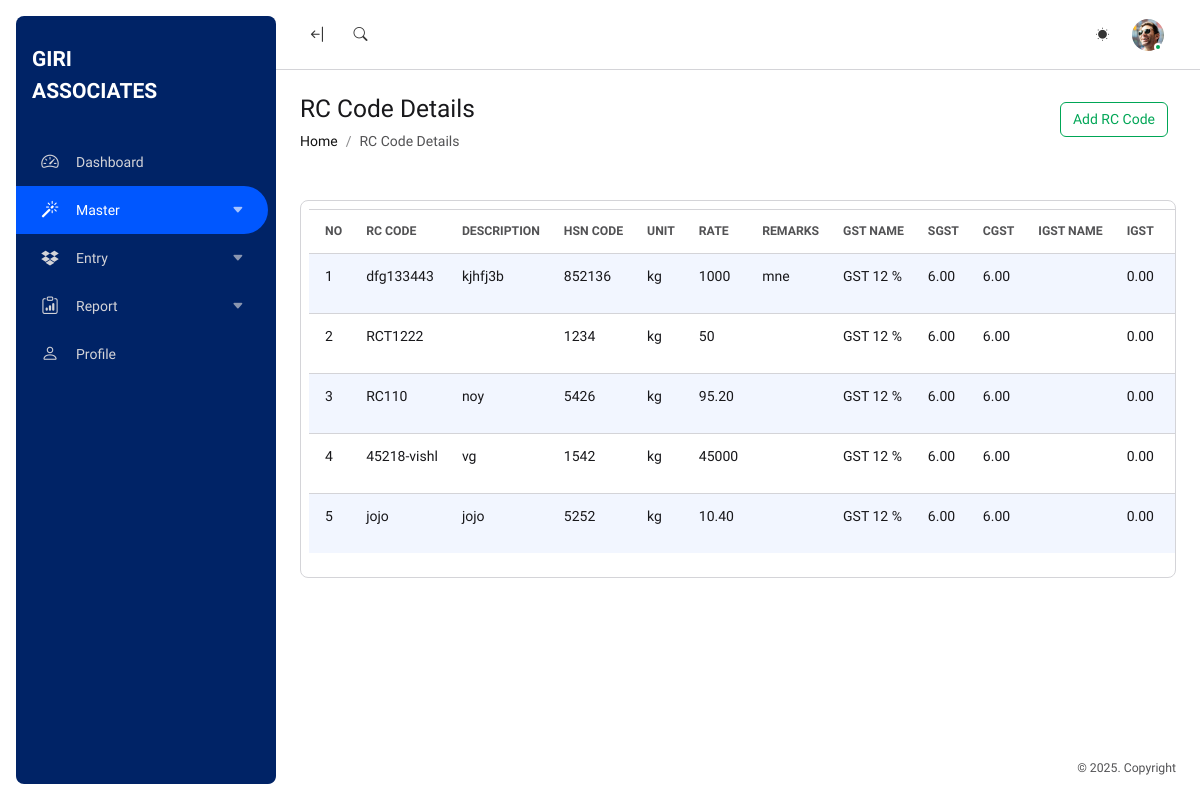
The app's page /RCCode (signed in) with its own data.
### main/models.py (models this page shows)
class RateModel(models.Model):
    Type = models.CharField(max_length=100,null=True, blank=True)
    CodeNo = models.CharField(max_length=100)
    Description = models.TextField()
    HSNCode = models.IntegerField(default=0)
    Unit = models.CharField(max_length=100)
    Rate = models.CharField(max_length=100,null=True, blank=True)
    Remarks = models.TextField()
    GSTName = models.CharField(max_length=100)
    SGST = models.IntegerField(default=0)
    CGST = models.IntegerField(default=0)
    IGSTName = models.CharField(max_length=100,null=True, blank=True)
    IGST = models.IntegerField(default=0)

### main/views.py (the view)
# urls.py: path('RCCode',views.Rate,name="Rate"),
@login_required(login_url='Login')
def Rate(request):
    data=RateModel.objects.all()
    return render(request,'rate.html',{'data':data})

### main/templates/rate.html (shortened to what this page needs)
{% extends 'main.html' %}
{% load static %}
{% block content %}
<div class="toolbar p-4 bg-body">
    <div class="position-relative container-fluid px-0">
        <div class="row align-items-center position-relative">
            <div class="col-md-5 col-9 mb-1 mb-lg-0">
                <h3 class="mb-2">RC Code Details</h3>
                <nav aria-label="breadcrumb">
                    <ol class="breadcrumb mb-0">
                        <li class="breadcrumb-item"><a href="/">Home</a></li>
                        <li class="breadcrumb-item active">RC Code Details</li>
                    </ol>
                </nav>
            </div>
            <div class="col-md-7 col-3 text-md-end">
                <div class="d-flex justify-content-md-end align-items-center">
                    <a type="button" class="btn btn-outline-success mb-2 me-2" href="/AddRate">Add RC Code</a>
                </div>
            </div>
        </div>
    </div>
</div>
<div class="content p-4 d-flex flex-column-fluid">
    <div class="container-fluid px-0">
        <div class="row">
            <div class="col-12">
                <div class="card" id=''>
                    <div class="table-responsive p-2">
                        <table id="exampletab" class="table mt-0 table-striped table-card table-nowrap">
                            <thead class="text-uppercase small text-muted">
                                <tr>
                                    <th>No</th>
                                    <th>RC Code</th>
                                    <th>Description</th>
                                    <th>HSN Code</th>
                                    <th>Unit</th>
                                    <th>Rate</th>
                                    <th>Remarks</th>
                                    <th>GST Name</th>
                                    <th>SGST</th>
                                    <th>CGST</th>
                                    <th>IGST Name</th>
                                    <th>IGST</th>
                                    <th></th>
                                </tr>
                            </thead>
                            <tbody>
                                {% for i in data %}
                                <tr>
                                    <td>{{forloop.counter}}</td>
                                    <td>{{i.CodeNo}}</td>
                                    <td>{{i.Description}}</td>
                                    <td>{{i.HSNCode}}</td>
                                    <td>{{i.Unit}}</td>
                                    <td>{{i.Rate}}</td>
                                    <td>{{i.Remarks}}</td>
                                    <td>{{i.GSTName}}</td>
                                    <td>{{i.SGST}}.00</td>
                                    <td>{{i.CGST}}.00</td>
                                    <td>{{i.IGSTName}}</td>
                                    <td>{{i.IGST}}.00</td>
                                    <td></td>
                                </tr>
                                {% endfor %}
                            </tbody>
                        </table>
                    </div>
                </div>
            </div>
        </div>
    </div>
</div>
{% endblock content %}

### main/templates/main.html (shortened to what this page needs)
{% load static %}
<!DOCTYPE html>
<html lang="en">
<head>
  <link rel="stylesheet" href="https://cdn.jsdelivr.net/npm/bootstrap-icons@1.10.3/font/bootstrap-icons.css">
  <link rel="stylesheet" href="https://cdn.datatables.net/1.11.0/css/dataTables.bootstrap5.min.css">
  <link rel="stylesheet" href="{% static 'assets/vendor/css/simplebar.min.css' %}">
  <link rel="stylesheet" href="{% static 'assets/vendor/css/choices.min.css' %}">
  <link rel="stylesheet" href="{% static 'assets/vendor/css/daterangepicker.css' %}">
  <link rel="stylesheet" href="{% static 'assets/css/style.min.css' %}" id="switchThemeStyle">
  <link rel="stylesheet" href="https://cdn.datatables.net/2.0.2/css/dataTables.dataTables.css">
  <link rel="stylesheet" href="https://cdn.datatables.net/buttons/3.0.1/css/buttons.dataTables.css">
  <link rel="stylesheet" href="https://cdn.datatables.net/responsive/3.0.0/css/responsive.dataTables.css">
</head>
<body>
  <div class="d-flex flex-column flex-root">
    <div class="page d-flex flex-row flex-column-fluid">
      <aside class="page-sidebar">
        <div class="h-100 flex-column d-flex" data-simplebar>
          <div class="aside-logo p-3 position-relative mt-1 row justify-content-center">
            <a href="/" class="d-block pe-2 col-12">
              <div class="d-flex align-items-center flex-no-wrap text-truncate">
                <span class="sidebar-text">
                  <p class="sidebar-text text-truncate fs-4 text-uppercase fw-bolder mt-2" style="margin-right: 30px;">Giri <br> Associates</p>
                </span>
              </div>
            </a>
          </div>
          <div class="aside-menu pe-2 my-auto flex-column-fluid mt-4" >
            <nav class="flex-grow-1 h-100" id="page-navbar">
              <ul class="nav flex-column collapse-group collapse d-flex pt-4">
                <li class="nav-item">
                  <a href="/" class="nav-link d-flex align-items-center text-truncate" data-tabname="Dashboard">
                    <span class="sidebar-icon">
                      <i class="bi bi-speedometer2 fs-5"></i>
                    </span>
                    <span class="sidebar-text">Dashboard</span>
                  </a>
                </li>
                <li class="nav-item ">
                  <a href="#Master" data-bs-toggle="collapse" data-tabname="Master"
                    class="nav-link d-flex align-items-center text-truncate" aria-expanded="false">
                    <span class="sidebar-icon">
                      <i class="bi bi-magic fs-5"></i>
                    </span>
                    <span class="sidebar-text">Master</span>
                  </a>
                </li>
                <li class="nav-item">
                  <a href="#Entry" data-bs-toggle="collapse" data-tabname="Entry" class="nav-link d-flex align-items-center text-truncate"
                    aria-expanded="false">
                    <span class="sidebar-icon">
                      <i class="bi bi-dropbox fs-5"></i>
                    </span>
                    <span class="sidebar-text">Entry</span>
                  </a>
                </li>
                <li class="nav-item">
                  <a href="#Report" data-bs-toggle="collapse" data-tabname="Report" class="nav-link d-flex align-items-center text-truncate"
                    aria-expanded="false">
                    <span class="sidebar-icon">
                      <i class="bi bi-clipboard-data fs-5"></i>
                    </span>
                    <span class="sidebar-text">Report</span>
                  </a>
                </li>
                <li class="nav-item">
                  <a href="Profile" class="nav-link d-flex align-items-center text-truncate " data-tabname="Profile">
                    <span class="sidebar-icon">
                      <i class="bi bi-person fs-5"></i>
                    </span>
                    <span class="sidebar-text">Profile</span>
                  </a>
                </li>
              </ul>
            </nav>
          </div>
        </div>
      </aside>
      <main class="page-content d-flex flex-column flex-row-fluid">
        <header class="navbar py-0 page-header border-bottom navbar-expand navbar-light px-4">
          <ul class="navbar-nav d-flex align-items-center h-100">
            <li class="nav-item d-none d-lg-flex flex-column h-100 me-lg-2 align-items-center justify-content-center">
              <a href="javascript:void(0)"
                class="sidebar-trigger nav-link rounded-3 size-35 d-flex align-items-center justify-content-center p-0">
                <i class="bi bi-arrow-bar-left fs-5"></i></a>
            </li>
            <li class="nav-item d-flex flex-column me-lg-2 h-100 justify-content-center dropdown">
              <a href="javascript:void(0)" data-bs-toggle="dropdown"
                class="d-flex align-items-center justify-content-center nav-link size-35 p-0 rounded-3"
                data-bs-auto-close="outside" aria-expanded="false">
                <i class="bi bi-search"></i>
              </a>
            </li>
          </ul>
          <ul class="navbar-nav ms-auto d-flex align-items-center h-100">
            <li class="nav-item dropdown d-flex align-items-center justify-content-center flex-column h-100 me-2">
              <button
                class="bg-transparent border-0 nav-link p-0 size-35 fs-5 d-flex align-items-center justify-content-center"
                id="bd-theme" type="button" aria-expanded="false" data-bs-toggle="dropdown" data-bs-display="static">
                <span class="bi my-1 theme-icon-active">
                  <i class="bi bi-sun"></i>
                </span>
              </button>
            </li>
            <li class="nav-item dropdown d-flex align-items-center justify-content-center flex-column h-100">
              <a href="#"
                class="nav-link rounded-pill p-1 lh-1 pe-1 pe-md-2 d-flex align-items-center justify-content-center"
                aria-expanded="false" data-bs-toggle="dropdown" data-bs-auto-close="outside">
                <div class="d-flex align-items-center">
                  <div class="avatar-status status-online me-1 avatar sm">
                    <img src="{% static 'assets/media/avatars/01.jpg' %}" class="rounded-circle img-fluid" alt="">
                  </div>
                </div>
              </a>
            </li>
          </ul>
        </header>
        {% block content %}
        {% endblock content %}
        <footer class="pb-4">
          <div class="container-fluid px-4">
            <span class="d-block lh-sm small text-muted text-end">&copy;
              . Copyright <br>
            </span>
          </div>
        </footer>
      </main>
    </div>
  </div>
</body>
</html>

### records on screen
RateModel: CodeNo "dfg133443", Description "kjhfj3b", HSNCode "852136", Unit "kg", Rate "1000", Remarks "mne", GSTName "GST 12 %", SGST "6", CGST "6", IGST "0"
RateModel: CodeNo "RCT1222", HSNCode "1234", Unit "kg", Rate "50", GSTName "GST 12 %", SGST "6", CGST "6", IGST "0"
RateModel: CodeNo "RC110", Description "noy", HSNCode "5426", Unit "kg", Rate "95.20", GSTName "GST 12 %", SGST "6", CGST "6", IGST "0"
RateModel: CodeNo "45218-vishl", Description "vg", HSNCode "1542", Unit "kg", Rate "45000", GSTName "GST 12 %", SGST "6", CGST "6", IGST "0"
RateModel: CodeNo "jojo", Description "jojo", HSNCode "5252", Unit "kg", Rate "10.40", GSTName "GST 12 %", SGST "6", CGST "6", IGST "0"
